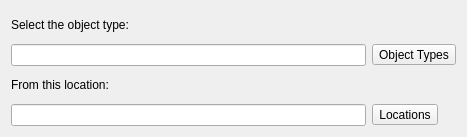
<?xml version="1.0" encoding="UTF-8"?>
<ui version="4.0">
 <class>Form</class>
 <widget class="QWidget" name="Form">
  <property name="geometry">
   <rect>
    <x>0</x>
    <y>0</y>
    <width>467</width>
    <height>137</height>
   </rect>
  </property>
  <property name="windowTitle">
   <string>Form</string>
  </property>
  <layout class="QGridLayout" name="gridLayout">
   <item row="0" column="0">
    <widget class="QLabel" name="objectTypesLabel">
     <property name="text">
      <string>Select the object type:</string>
     </property>
    </widget>
   </item>
   <item row="1" column="0">
    <widget class="QLineEdit" name="objectTypeLineEdit">
     <property name="readOnly">
      <bool>true</bool>
     </property>
    </widget>
   </item>
   <item row="1" column="1">
    <widget class="QToolButton" name="objectTypesButton">
     <property name="text">
      <string>Object Types</string>
     </property>
    </widget>
   </item>
   <item row="2" column="0">
    <widget class="QLabel" name="locationLabel">
     <property name="text">
      <string>From this location:</string>
     </property>
    </widget>
   </item>
   <item row="3" column="0">
    <widget class="QLineEdit" name="locationLineEdit">
     <property name="readOnly">
      <bool>true</bool>
     </property>
    </widget>
   </item>
   <item row="3" column="1">
    <widget class="QToolButton" name="locationsButton">
     <property name="text">
      <string>Locations</string>
     </property>
    </widget>
   </item>
  </layout>
 </widget>
 <resources/>
 <connections/>
</ui>
